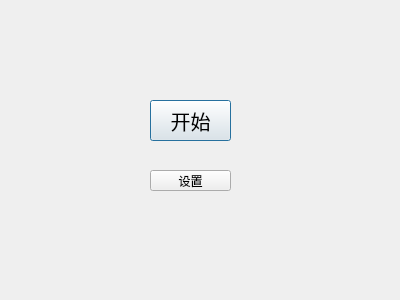
<?xml version="1.0" encoding="UTF-8"?>
<ui version="4.0">
 <class>StartWindow</class>
 <widget class="QDialog" name="StartWindow">
  <property name="geometry">
   <rect>
    <x>0</x>
    <y>0</y>
    <width>400</width>
    <height>300</height>
   </rect>
  </property>
  <property name="windowTitle">
   <string>StartWindow</string>
  </property>
  <widget class="QPushButton" name="pushButtonStart">
   <property name="geometry">
    <rect>
     <x>150</x>
     <y>100</y>
     <width>81</width>
     <height>41</height>
    </rect>
   </property>
   <property name="font">
    <font>
     <pointsize>15</pointsize>
    </font>
   </property>
   <property name="text">
    <string>开始</string>
   </property>
  </widget>
  <widget class="QPushButton" name="pushButtonStartToSetting">
   <property name="geometry">
    <rect>
     <x>150</x>
     <y>170</y>
     <width>81</width>
     <height>21</height>
    </rect>
   </property>
   <property name="text">
    <string>设置</string>
   </property>
  </widget>
 </widget>
 <resources/>
 <connections/>
</ui>
